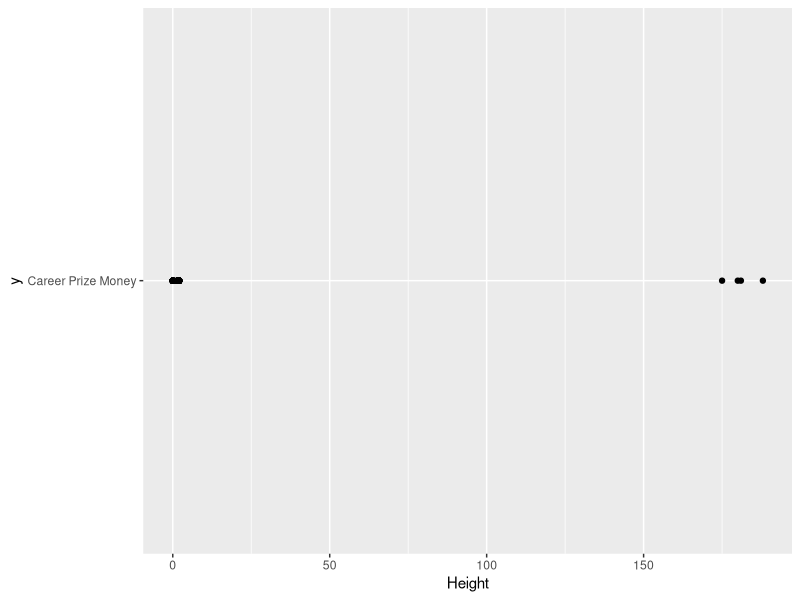

Source code (R):
library(tidyverse)

graph1 <- read_csv("height_money.csv")

print(graph1)

ggplot(data = graph1) +
  aes(x = Height, y = 'Career Prize Money') +
  # labs(title = "Scatterplot of the total graduation rate vs the percentage of grants",
  #     x = "Total graduation rate",
  #     y = "Percentage of students with a grant") +
  geom_point()

